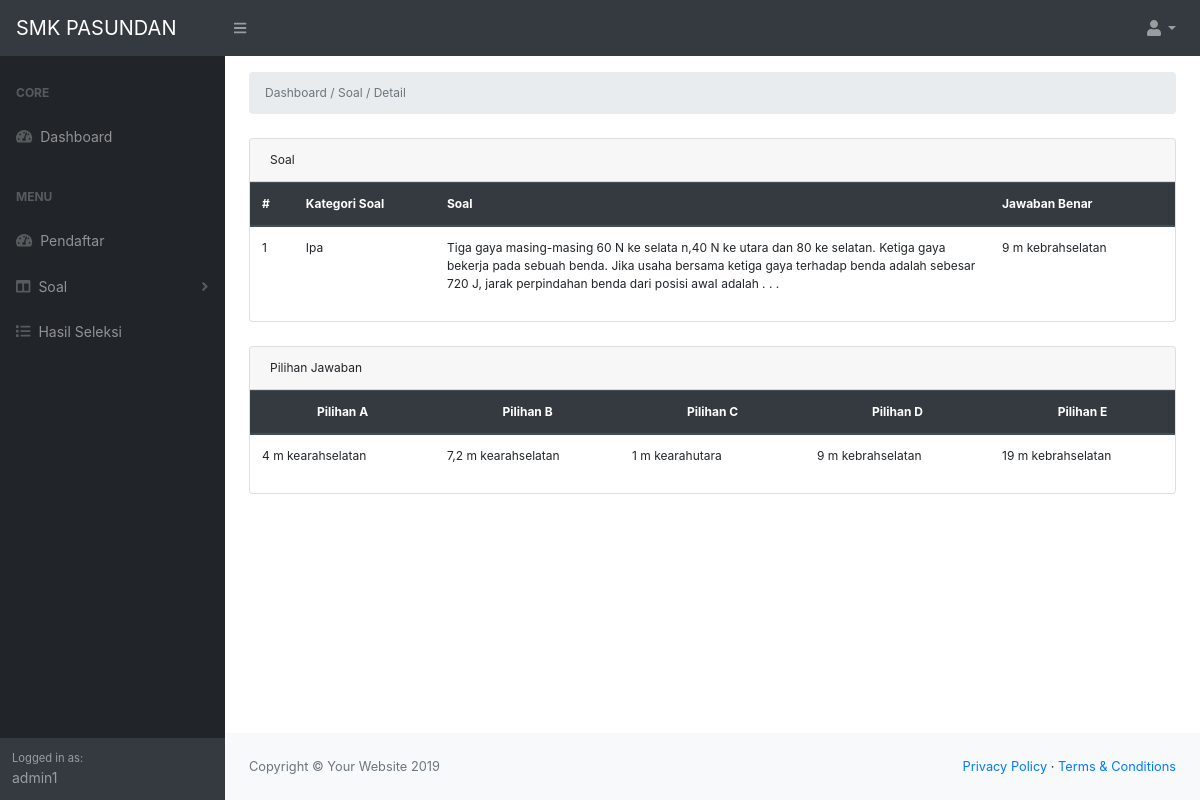
The app's page /admin/detailSoal.php?id=1 (signed in) with its own data.
### tables this page shows
CREATE TABLE `soal_ujian` (
  `id_soal` int(3) NOT NULL,
  `kategori_soal` enum('Ipa','Matematika','Bhs Indonesia','Bhs Inggris') NOT NULL,
  `text_soal` text NOT NULL,
  `text_a` text NOT NULL,
  `text_b` text NOT NULL,
  `text_c` text NOT NULL,
  `text_d` text NOT NULL,
  `text_e` text NOT NULL,
  `text_benar` text NOT NULL,
  `id_admin` int(3) DEFAULT NULL
);

### admin/detailSoal.php (the view, shortened to what this page needs)
<?php
    include 'connect.php';
    $id = $_GET['id'];
    include 'layout/header.php';
    include 'layout/sider.php';
?>
<main style="font-size:12px;">
    <div class="container-fluid">
        <ol class="breadcrumb mt-3 mb-4">
            <li class="breadcrumb-item active">Dashboard / Soal / Detail</li>
        </ol>
        <div class="card mb-4">
            <div class="card-header">Soal</div>
            <table class="table">
                <thead class="thead-dark">
                    <th>#</th>
                    <th>Kategori Soal</th>
                    <th>Soal</th>
                    <th>Jawaban Benar</th>
                </thead>
                <tbody>
                    <?php
                    $data = mysqli_query($conn,"SELECT * FROM soal_ujian WHERE id_soal='$id'");
                    while($row = mysqli_fetch_assoc($data)){ ?>
                    <tr>
                        <td><?php echo $row['id_soal']; ?></td>
                        <td><?php echo $row['kategori_soal']; ?></td>
                        <td width="60%"><?php echo $row['text_soal']; ?></td>
                        <td width="20%"><?php echo $row['text_benar']; ?></td>
                    </tr>
                    <?php } ?>
                </tbody>
            </table>
        </div>
        <div class="card mb-4">
            <div class="card-header">Pilihan Jawaban</div>
            <table class="table">
                <thead class="thead-dark text-center">
                    <th>Pilihan A</th>
                    <th>Pilihan B</th>
                    <th>Pilihan C</th>
                    <th>Pilihan D</th>
                    <th>Pilihan E</th>
                </thead>
                <tbody>
                    <?php
                    $data = mysqli_query($conn,"SELECT * FROM soal_ujian WHERE id_soal='$id'");
                    while($row1 = mysqli_fetch_assoc($data)){ ?>
                    <tr>
                        <td width="20%"><?php echo $row1['text_a']; ?></td>
                        <td width="20%"><?php echo $row1['text_b']; ?></td>
                        <td width="20%"><?php echo $row1['text_c']; ?></td>
                        <td width="20%"><?php echo $row1['text_d']; ?></td>
                        <td width="20%"><?php echo $row1['text_e']; ?></td>
                    </tr>
                    <?php } ?>
                </tbody>
            </table>
        </div>
    </div>
</main>
<?php include 'layout/footer.php'; ?>

### records on screen
soal_ujian: id_soal "1", kategori_soal "Ipa", text_soal "Tiga gaya masing-masing 60 N ke selata n,40 N ke utara dan 80 ke selatan. Ketiga gaya bekerja pada sebuah benda. Jika usaha bersama ketiga gaya terhadap benda adalah sebesar 720 J, jarak perpindahan benda dari posisi awaI adalah . . .", text_benar "9 m kebrahselatan", text_a "4 m kearahselatan", text_b "7,2 m kearahselatan", text_c "1 m kearahutara", text_d "9 m kebrahselatan", text_e "19 m kebrahselatan"

### other values on screen
$_SESSION['username'] "admin1"
